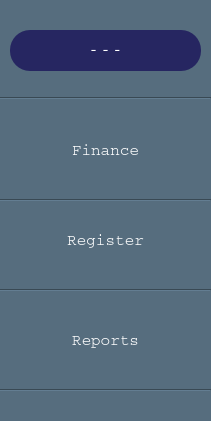
   <widget class="QWidget" name="widget" native="true">
    <property name="geometry">
     <rect>
      <x>-1</x>
      <y>179</y>
      <width>211</width>
      <height>421</height>
     </rect>
    </property>
    <property name="styleSheet">
     <string notr="true">background-color: rgb(86, 109, 126);</string>
    </property>
    <widget class="QPushButton" name="visit_finance">
     <property name="geometry">
      <rect>
       <x>0</x>
       <y>120</y>
       <width>211</width>
       <height>61</height>
      </rect>
     </property>
     <property name="font">
      <font>
       <family>Courier</family>
       <pointsize>12</pointsize>
      </font>
     </property>
     <property name="cursor">
      <cursorShape>PointingHandCursor</cursorShape>
     </property>
     <property name="toolTip">
      <string>&lt;html&gt;&lt;head/&gt;&lt;body&gt;&lt;p align=&quot;center&quot; style=&quot;font-family:'Courier';font-size:12pt; &quot;&gt;Goto Finance Panel&lt;/p&gt;&lt;/body&gt;&lt;/html&gt;</string>
     </property>
     <property name="styleSheet">
      <string notr="true">QPushButton{
background-color: #566D7E;
color: rgb(255, 255, 255);
border:none;
}

QPushButton:hover{
background-color: #123456;
	font:75 15pt &quot;Courier&quot;;

}</string>
     </property>
     <property name="text">
      <string>Finance</string>
     </property>
     <property name="icon">
      <iconset>
       <normaloff>../assets/finance_32.png</normaloff>../assets/finance_32.png</iconset>
     </property>
     <property name="iconSize">
      <size>
       <width>32</width>
       <height>32</height>
      </size>
     </property>
    </widget>
    <widget class="QPushButton" name="visit_register">
     <property name="geometry">
      <rect>
       <x>0</x>
       <y>210</y>
       <width>211</width>
       <height>61</height>
      </rect>
     </property>
     <property name="font">
      <font>
       <family>Courier</family>
       <pointsize>12</pointsize>
      </font>
     </property>
     <property name="cursor">
      <cursorShape>PointingHandCursor</cursorShape>
     </property>
     <property name="toolTip">
      <string>&lt;html&gt;&lt;head/&gt;&lt;body&gt;&lt;p align=&quot;center&quot; style=&quot;font-family:'Courier';font-size:12pt; &quot;&gt;Goto Register Panel&lt;/p&gt;&lt;/body&gt;&lt;/html&gt;</string>
     </property>
     <property name="styleSheet">
      <string notr="true">QPushButton{
background-color: #566D7E;
color: rgb(255, 255, 255);
border:none;
}

QPushButton:hover{
background-color: #123456;
	font:75 15pt &quot;Courier&quot;;

}</string>
     </property>
     <property name="text">
      <string>Register</string>
     </property>
     <property name="icon">
      <iconset>
       <normaloff>../assets/users_32.png</normaloff>../assets/users_32.png</iconset>
     </property>
     <property name="iconSize">
      <size>
       <width>32</width>
       <height>32</height>
      </size>
     </property>
    </widget>
    <widget class="QPushButton" name="visit_history">
     <property name="geometry">
      <rect>
       <x>0</x>
       <y>310</y>
       <width>211</width>
       <height>61</height>
      </rect>
     </property>
     <property name="font">
      <font>
       <family>Courier</family>
       <pointsize>12</pointsize>
      </font>
     </property>
     <property name="cursor">
      <cursorShape>PointingHandCursor</cursorShape>
     </property>
     <property name="toolTip">
      <string>&lt;html&gt;&lt;head/&gt;&lt;body&gt;&lt;p align=&quot;center&quot; style=&quot;font-family:'Courier';font-size:12pt; &quot;&gt;Goto Reports Panel&lt;/p&gt;&lt;/body&gt;&lt;/html&gt;</string>
     </property>
     <property name="styleSheet">
      <string notr="true">QPushButton{
background-color: #566D7E;
color: rgb(255, 255, 255);
border:none;
}

QPushButton:hover{
background-color: #123456;
	font:75 15pt &quot;Courier&quot;;

}</string>
     </property>
     <property name="text">
      <string>Reports</string>
     </property>
     <property name="icon">
      <iconset>
       <normaloff>../assets/history_32.png</normaloff>../assets/history_32.png</iconset>
     </property>
     <property name="iconSize">
      <size>
       <width>32</width>
       <height>32</height>
      </size>
     </property>
    </widget>
    <widget class="QLabel" name="date_display_label">
     <property name="geometry">
      <rect>
       <x>10</x>
       <y>30</y>
       <width>191</width>
       <height>41</height>
      </rect>
     </property>
     <property name="font">
      <font>
       <family>Courier</family>
       <pointsize>15</pointsize>
       <weight>9</weight>
       <italic>false</italic>
       <bold>false</bold>
      </font>
     </property>
     <property name="toolTip">
      <string>&lt;html&gt;&lt;head/&gt;&lt;body&gt;&lt;p align=&quot;center&quot;&gt;Today's Date&lt;/p&gt;&lt;/body&gt;&lt;/html&gt;</string>
     </property>
     <property name="styleSheet">
      <string notr="true">background-color: rgb(38, 38, 97);
color: rgb(255, 255, 255);
font: 75 15pt &quot;Courier&quot;;
border-radius:20px;</string>
     </property>
     <property name="text">
      <string>---</string>
     </property>
     <property name="alignment">
      <set>Qt::AlignCenter</set>
     </property>
    </widget>
    <widget class="Line" name="line_9">
     <property name="geometry">
      <rect>
       <x>-30</x>
       <y>90</y>
       <width>241</width>
       <height>16</height>
      </rect>
     </property>
     <property name="orientation">
      <enum>Qt::Horizontal</enum>
     </property>
    </widget>
    <widget class="Line" name="line_10">
     <property name="geometry">
      <rect>
       <x>-10</x>
       <y>190</y>
       <width>221</width>
       <height>20</height>
      </rect>
     </property>
     <property name="orientation">
      <enum>Qt::Horizontal</enum>
     </property>
    </widget>
    <widget class="Line" name="line_11">
     <property name="geometry">
      <rect>
       <x>-10</x>
       <y>280</y>
       <width>221</width>
       <height>20</height>
      </rect>
     </property>
     <property name="orientation">
      <enum>Qt::Horizontal</enum>
     </property>
    </widget>
    <widget class="Line" name="line_12">
     <property name="geometry">
      <rect>
       <x>-10</x>
       <y>380</y>
       <width>221</width>
       <height>20</height>
      </rect>
     </property>
     <property name="orientation">
      <enum>Qt::Horizontal</enum>
     </property>
    </widget>
   </widget>
